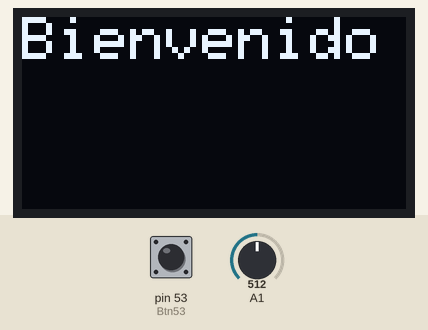
A sketch run on a simulated Arduino Mega 2560, built with avr-gcc and run on an emulated ATmega2560. On the bench: 128×64 one-colour display. The inputs (shaded band) are chosen by the test bench; at power-on: pin 53 (Btn53) HIGH, A1 = 512. No radio packets arrive unless stated; what the sketch prints to the serial monitor is not drawn.

Above: at 1.2 s.

The sketch:

Remoto.ino
```cpp
//liberias nRF24L01
#include <SPI.h>
#include <nRF24L01.h>
#include <RF24.h>

//nRF24L01
//librerias para pantalla
#include <SPI.h>
#include <Wire.h>
#include <Adafruit_GFX.h>
#include <Adafruit_SSD1306.h>
//Declaremos los pines CE y el CSN
#define CE_PIN 9
#define CSN_PIN 10
byte direccion[5] = { 'c', 'a', 'n', 'a', 'l' };  //Variable con la dirección del canal por donde se va a transmitir
RF24 radio(CE_PIN, CSN_PIN);                      //creamos el objeto radio (NRF24L01)
float datos[3];                                   //vector con los datos a enviar
//FIN nRF24L01

#define speed_Med 22
#define Btn24 34
#define Btn26 26
#define speed_Min 28
#define speed_Max 30
#define Btn32 32
#define Btn53 53

//MOVIMIENTO TIPO TANQUE
#define TANQUE_DER_FW 34
#define TANQUE_DER_RV 49
#define TANQUE_IZQ_FW 31
#define TANQUE_IZQ_RV 33

// CRUZETA
#define CRUZE_FORWARD 45
#define CRUZE_REVERSE 41
#define CRUZETA__LEFT 47
#define CRUZETA_RIGHT 39
#define LUCES 43
#define BAILA 37
#define LAZER 29

#define BTN_JOYSTICK_DER A5
#define BTN_JOYSTICK_IZQ A6

int POTport = A4;
long POTvalor = 0;
int estadoanteriorPOTvalor = 0;
int velocidad = 0;

// definiciones  Pantalla
#define ANCHO 128                                       // reemplaza ocurrencia de ANCHO por 128
#define ALTO 64                                         // reemplaza ocurrencia de ALTO por 64
#define OLED_RESET 4                                    // necesario por la libreria pero no usado
Adafruit_SSD1306 oled(ANCHO, ALTO, &Wire, OLED_RESET);  // crea objeto
String msgOled = "test";
// FIN  Pantalla


void setup() {
  // NRF24L01
  radio.begin();                     //inicializamos el NRF24L01
  Serial.begin(9600);                //inicializamos el puerto serie
  radio.openWritingPipe(direccion);  //Abrimos un canal de escritura
  //FIN nRF24L01

  // definiciones  Pantalla
  Wire.begin();                            // inicializa bus I2C
  oled.begin(SSD1306_SWITCHCAPVCC, 0x3C);  // inicializa pantalla con direccion 0x3C
  mensajeCortoPantalla("Bienvenido");
  // FIN  Pantalla

  pinMode(TANQUE_DER_FW, INPUT_PULLUP);
  pinMode(TANQUE_DER_RV, INPUT_PULLUP);
  pinMode(TANQUE_IZQ_FW, INPUT_PULLUP);
  pinMode(TANQUE_IZQ_RV, INPUT_PULLUP);

  pinMode(CRUZE_FORWARD, INPUT_PULLUP);
  pinMode(CRUZE_REVERSE, INPUT_PULLUP);
  pinMode(CRUZETA__LEFT, INPUT_PULLUP);
  pinMode(CRUZETA_RIGHT, INPUT_PULLUP);
  pinMode(LUCES, INPUT_PULLUP);
  pinMode(BAILA, INPUT_PULLUP);
  pinMode(LAZER, INPUT_PULLUP);

  pinMode(speed_Med, INPUT_PULLUP);
  pinMode(Btn24, INPUT_PULLUP);
  pinMode(Btn26, INPUT_PULLUP);
  pinMode(speed_Min, INPUT_PULLUP);
  pinMode(speed_Max, INPUT_PULLUP);
  pinMode(Btn32, INPUT_PULLUP);

  pinMode(BTN_JOYSTICK_DER, INPUT_PULLUP);
  pinMode(BTN_JOYSTICK_IZQ, INPUT_PULLUP);
  pinMode(Btn53, INPUT_PULLUP);


}

void loop() {
  //cargamos los datos en la variable datos[]
  datos[0] = analogRead(1) * (5.0 / 1023.0);
  datos[1] = millis();

  bool ok = radio.write(datos, sizeof(datos));//enviamos los datos


    if (digitalRead(Btn53) == LOW) {  // si se presiona PULSADOR1
         Serial.println("si53");
    }
//  //reportamos por el puerto serial los datos enviados
//  if (ok) {
//    if (digitalRead(TANQUE_DER_FW) == LOW) {  // si se presiona PULSADOR1
//      int msg = 5;
//      datos[2] = msg;
//      mensajeCortoPantalla("TANQUE_DER_FW");
//      Serial.println("TANQUE_DER_FW");
//    } else if (digitalRead(TANQUE_DER_RV) == LOW) {  // si se presiona PULSADOR1
//      int msg = 6;
//      datos[2] = msg;
//      mensajeCortoPantalla("TANQUE_IZQ_FW");
//      Serial.println("TANQUE_IZQ_FW");
//    } else if (digitalRead(TANQUE_IZQ_FW) == LOW) {  // si se presiona PULSADOR1
//      int msg = 7;
//      datos[2] = msg;
//      mensajeCortoPantalla("TANQUE_IZQ_FW");
//      Serial.println("TANQUE_IZQ_FW");
//    } else if (digitalRead(TANQUE_IZQ_RV) == LOW) {  // si se presiona PULSADOR1
//      int msg = 8;
//      datos[2] = msg;
//      mensajeCortoPantalla("TANQUE_IZQ_RV");
//      Serial.println("TANQUE_IZQ_RV");
//    } else if (digitalRead(CRUZE_FORWARD) == LOW) {  // si se presiona PULSADOR1
//      int msg = 1;
//      datos[2] = msg;
//      mensajeCortoPantalla("CRUZE_FORWARD");
//      Serial.println("CRUZE_FORWARD");
//    } else if (digitalRead(CRUZE_REVERSE) == LOW) {  // si se presiona PULSADOR1
//      int msg = 2;
//      datos[2] = msg;
//      mensajeCortoPantalla("CRUZE_REVERSE");
//      Serial.println("CRUZE_REVERSE");
//    } else if (digitalRead(CRUZETA__LEFT) == LOW) {  // si se presiona PULSADOR1
//      int msg = 3;
//      datos[2] = msg;
//      mensajeCortoPantalla("CRUZETA__LEFT");
//      Serial.println("CRUZETA__LEFT");
//    } else if (digitalRead(CRUZETA_RIGHT) == LOW) {  // si se presiona PULSADOR1
//      int msg = 4;
//      datos[2] = msg;
//      mensajeCortoPantalla("CRUZETA_RIGHT");
//      Serial.println("CRUZETA_RIGHT");
//    } else if (digitalRead(LUCES) == LOW) {  // si se presiona PULSADOR1
//      int msg = 15;
//      datos[2] = msg;
//      mensajeCortoPantalla("LUCES");
//      Serial.println("LUCES");
//    } else if (digitalRead(BAILA) == LOW) {  // si se presiona PULSADOR1
//      int msg = 9;
//      datos[2] = msg;
//      mensajeCortoPantalla("BAILA");
//      Serial.println("BAILA");
//    } else if (digitalRead(LAZER) == LOW) {  // si se presiona PULSADOR1
//      int msg = 10;
//      datos[2] = msg;
//      mensajeCortoPantalla("LAZER");
//      Serial.println("LAZER");
//    } else if (digitalRead(speed_Max) == LOW) {
//      int msg = 255;
//      datos[2] = msg;
//      Serial.println("speed_Max");
//      mensajeCortoPantalla("Velocidad Maxima");
//    } else if (digitalRead(speed_Med) == LOW) {
//      int msg = 160;
//      datos[2] = msg;
//      Serial.println("speed_Med");
//      mensajeCortoPantalla("Velocidad Media");
//
//    } else if (digitalRead(speed_Min) == LOW) {
//      int msg = 90;
//      datos[2] = msg;
//      Serial.println("speed_Min");
//      mensajeCortoPantalla("Velocidad Minima");
//
//    } else if (digitalRead(Btn24) == LOW) {
//      Serial.println("Btn24");
//    } else if (digitalRead(Btn26) == LOW) {
//      Serial.println("Btn26");
//    } else if (digitalRead(Btn32) == LOW) {
//      Serial.println("Btn32");
//    } else if (digitalRead(BTN_JOYSTICK_DER) == LOW) {
//      Serial.println("BTN_JOYSTICK_DER");
//    } else if (digitalRead(BTN_JOYSTICK_IZQ) == LOW) {
//      Serial.println("BTN_JOYSTICK_IZQ");
//    } else {
//      int msg = 0;
//      datos[2] = msg;
//    }
//
//    Serial.print("Datos enviados: ");
//    Serial.print(datos[0]);
//    Serial.print(" , ");
//    Serial.print(datos[1]);
//    Serial.print(" , ");
//    Serial.println(datos[2]);
//  } else {
//    Serial.println("no se ha podido enviar");
//  }

  delay(100);
}

void mensajeCortoPantalla(String msgOled) {
  oled.clearDisplay();       // limpia pantalla
  oled.setCursor(0, 0);      // ubica cursor en coordenadas 28,34
  oled.setTextSize(2);       // establece tamano de texto en 2
  oled.setTextColor(WHITE);  // establece color al unico disponible (pantalla monocromo)
  oled.print(msgOled);       // escribe texto
  oled.display();            // muestra en pantalla todo lo establecido anteriormente
}
```
